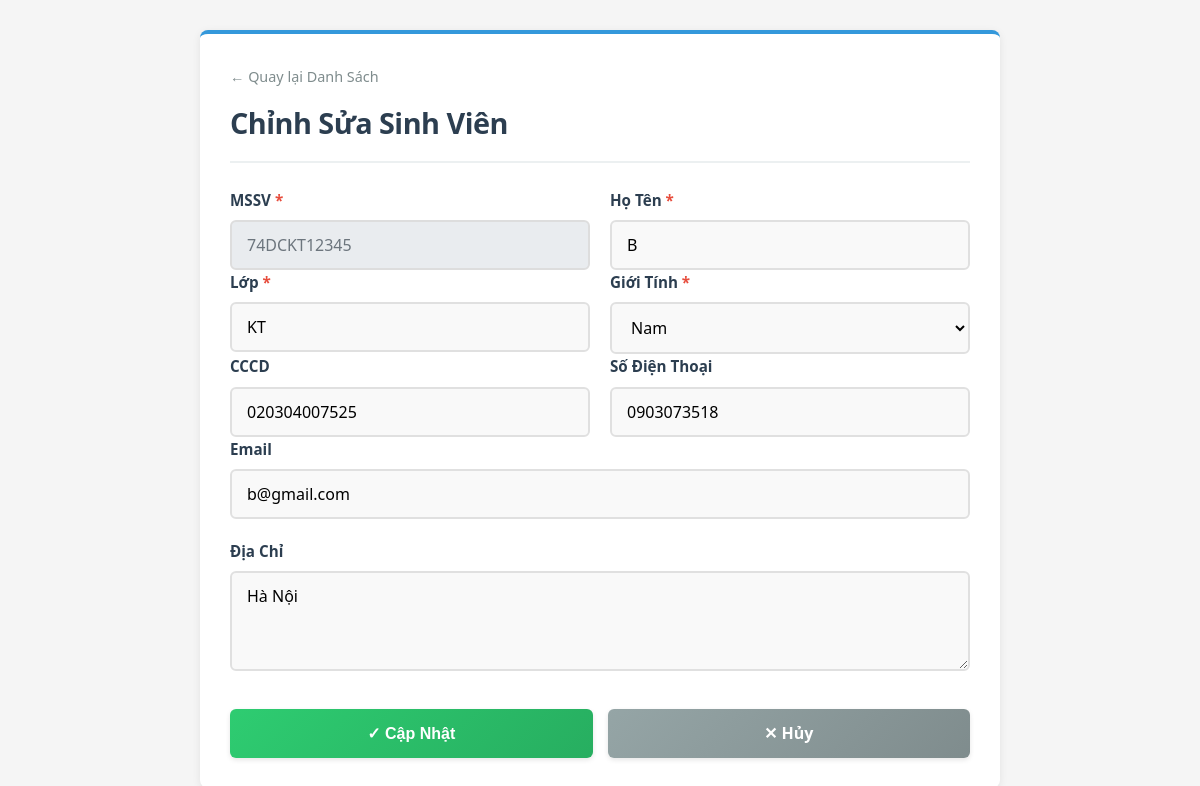
The app's page /QuanLyKTX_API/Public/student/edit/74DCKT12345 (signed in) with its own data.
### tables this page shows
CREATE TABLE `sinhvien` (
  `id` int(11) NOT NULL,
  `masv` varchar(20) NOT NULL,
  `hoten` varchar(100) NOT NULL,
  `lop` varchar(20) DEFAULT NULL,
  `gioitinh` varchar(10) DEFAULT NULL,
  `cccd` varchar(20) DEFAULT NULL,
  `sodienthoai` varchar(15) DEFAULT NULL,
  `email` varchar(100) DEFAULT NULL,
  `diachi` text DEFAULT NULL,
  `created_at` timestamp NOT NULL DEFAULT current_timestamp()
);

### QuanLyKTX_API/Controllers/StudentController.php (called while the page is built, shortened)
<?php
class StudentController extends Controller {
    private $studentService;
    public function __construct() {
        $this->studentService = new StudentService();
    }
    public function edit($masv = null) {
        $student = $this->studentService->getStudentById($masv);
        $this->view('student/form', [
            'title' => 'Sửa Thông Tin Sinh Viên',
            'student' => $student,
            'isEdit' => true
        ]);
    }
}

### QuanLyKTX_API/Config/Database.php (called while the page is built, shortened)
<?php
class Database {
    private static $connection = null;
    public static function getConnection() {
        if (self::$connection === null) {
            $host = 'localhost';
            $user = 'root';
            $pass = '';
            $db   = 'quanlykytucxa';
            $port = 3306;
            self::$connection = new \mysqli($host, $user, $pass, $db, $port);
            self::$connection->set_charset("utf8");
        }
        return self::$connection;
    }
}

### QuanLyKTX_API/Services/StudentService.php (called while the page is built, shortened)
<?php
class StudentService {
    private $studentRepo;
    public function __construct() {
        $this->studentRepo = new StudentRepository();
    }
    public function getStudentById($masv) {
        return $this->studentRepo->findById($masv);
    }
}

### QuanLyKTX_API/Core/Repository.php (called while the page is built, shortened)
<?php
abstract class Repository {
    protected $db;
    protected $table;
    protected $primaryKey;
    public function __construct() {
        $this->db = \Config\Database::getConnection();
    }
    public function findById($id) {
        $sql = "SELECT * FROM {$this->table} WHERE {$this->primaryKey} = ?";
        $stmt = $this->db->prepare($sql);
        $stmt->bind_param('s', $id);
        $stmt->execute();
        $result = $stmt->get_result();
        $data = $result->fetch_assoc();
        return $data;
    }
}

### QuanLyKTX_API/Views/student/form.php (the view, shortened to what this page needs)
<?php
$isEdit = isset($student);
$pageTitle = $isEdit ? 'Chỉnh Sửa Sinh Viên' : 'Thêm Sinh Viên Mới';
$actionUrl = $isEdit ? BASE_URL . 'student/update/' . $student['masv'] : BASE_URL . 'student/store';
?>
<!DOCTYPE html>
<html lang="vi">
<head>
    <link rel="stylesheet" href="<?= PUBLIC_URL ?>css/form.css?v=<?= time() ?>">
</head>
<body>
    <div class="form-container">
        <div class="form-header">
            <div>
                <a href="<?= BASE_URL ?>student" class="back-link">← Quay lại Danh Sách</a>
            </div>
            <h1><?= htmlspecialchars($pageTitle) ?></h1>
        </div>
        <form method="POST" action="<?= htmlspecialchars($actionUrl) ?>">
            <div class="form-row">
                <div class="form-group required">
                    <label for="masv">MSSV</label>
                    <input type="text" id="masv" name="masv" placeholder="VD: 74DCTT..." value="<?= htmlspecialchars($student['masv'] ?? '') ?>" <?= $isEdit ? 'readonly class="readonly-field"' : 'required' ?>>
                </div>
                <div class="form-group required">
                    <label for="hoten">Họ Tên</label>
                    <input type="text" id="hoten" name="hoten" placeholder="VD: Nguyễn Văn A" value="<?= htmlspecialchars($student['hoten'] ?? '') ?>" required>
                </div>
            </div>
            <div class="form-row">
                <div class="form-group required">
                    <label for="lop">Lớp</label>
                    <input type="text" id="lop" name="lop" placeholder="VD: CT07A, CDTH21" value="<?= htmlspecialchars($student['lop'] ?? '') ?>" required>
                </div>
                <div class="form-group required">
                    <label for="gioitinh">Giới Tính</label>
                    <select id="gioitinh" name="gioitinh" required>
                        <option value="Nam" <?= ($student['gioitinh'] ?? '') === 'Nam' ? 'selected' : '' ?>>Nam</option>
                    </select>
                </div>
            </div>
            <div class="form-row">
                <div class="form-group">
                    <label for="cccd">CCCD</label>
                    <input type="text" id="cccd" name="cccd" placeholder="VD: 123456789012" value="<?= htmlspecialchars($student['cccd'] ?? '') ?>">
                </div>
                <div class="form-group">
                    <label for="sodienthoai">Số Điện Thoại</label>
                    <input type="text" id="sodienthoai" name="sodienthoai" placeholder="VD: 0123456789" value="<?= htmlspecialchars($student['sodienthoai'] ?? '') ?>">
                </div>
            </div>
            <div class="form-group">
                <label for="email">Email</label>
                <input type="email" id="email" name="email" placeholder="VD: nguyenvana@example.com" value="<?= htmlspecialchars($student['email'] ?? '') ?>">
            </div>
            <div class="form-group">
                <label for="diachi">Địa Chỉ</label>
                <textarea id="diachi" name="diachi" placeholder="Nhập địa chỉ đầy đủ"><?= htmlspecialchars($student['diachi'] ?? '') ?></textarea>
            </div>
            <div class="form-actions">
                <button type="submit" class="btn btn-success">✓ <?= $isEdit ? 'Cập Nhật' : 'Thêm Mới' ?></button>
                <a href="<?= BASE_URL ?>student" class="btn btn-secondary">✕ Hủy</a>
            </div>
        </form>
    </div>
</body>
</html>

### QuanLyKTX_API/Public/css/form.css (style rules this page uses)
* { margin: 0; padding: 0; box-sizing: border-box; }
body { font-family: 'Segoe UI', Tahoma, Geneva, Verdana, sans-serif; background-color: #f5f5f5; color: #333; line-height: 1.6; padding: 20px; }
.form-container { max-width: 800px; margin: 10px auto; background: white; padding: 30px; border-radius: 8px; box-shadow: 0 2px 8px rgba(0, 0, 0, 0.08); border-top: 4px solid #3498db; animation: fadeIn 0.4s ease-in; }
.form-header { display: flex; flex-direction: column; gap: 10px; margin-bottom: 25px; padding-bottom: 15px; border-bottom: 2px solid #ecf0f1; }
.form-header h1 { color: #2c3e50; font-size: 1.8em; font-weight: 700; letter-spacing: -0.5px; }
.back-link { color: #7f8c8d; text-decoration: none; font-weight: 500; font-size: 0.9em; transition: color 0.3s ease; display: inline-block; margin-right: 15px; }
.form-group { margin-bottom: 20px; }
.form-group label { display: block; margin-bottom: 8px; color: #2c3e50; font-weight: 600; font-size: 0.95em; }
.form-group.required label::after { content: " *"; color: #e74c3c; }
.form-group input, .form-group select, .form-group textarea { width: 100%; padding: 12px 15px; border: 2px solid #e0e0e0; border-radius: 6px; font-size: 1em; font-family: inherit; transition: all 0.3s ease; background: #f9f9f9; }
.form-group textarea { resize: vertical; min-height: 100px; }
input[readonly], select[readonly], textarea[readonly], .readonly-field { background-color: #e9ecef !important; border-color: #ddd; color: #6c757d; pointer-events: none; }
.form-row { display: grid; grid-template-columns: 1fr 1fr; gap: 20px; }
.form-row .form-group { margin-bottom: 0; }
.form-actions { display: flex; gap: 15px; margin-top: 30px; }
.btn { flex: 1; padding: 12px 20px; border: none; border-radius: 6px; cursor: pointer; text-decoration: none; display: inline-block; transition: all 0.3s ease; font-weight: 600; font-size: 1em; text-align: center; box-shadow: 0 2px 5px rgba(0,0,0,0.1); }
.btn-success { background: linear-gradient(135deg, #2ecc71, #27ae60); color: white; }
.btn-secondary { background: linear-gradient(135deg, #95a5a6, #7f8c8d); color: white; }

### records on screen
sinhvien: masv "74DCKT12345", hoten "B", lop "KT", gioitinh "Nam", cccd "020304007525", sodienthoai "0903073518", email "b@gmail.com", diachi "Hà Nội"

### other values on screen
$pageTitle "Chỉnh Sửa Sinh Viên"
